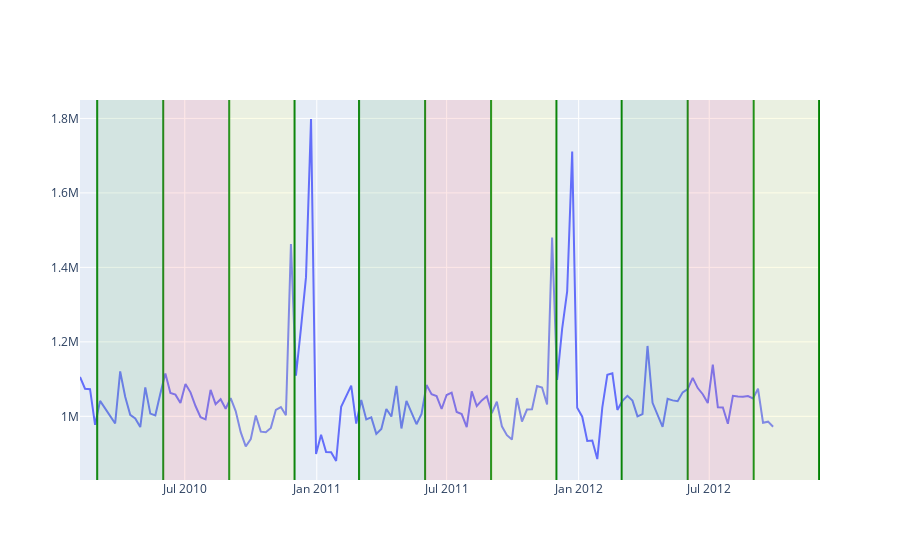

This figure's notebook cell:
### Code cell
fig = go.Figure()    
# fig = ms(specs=[[{'secondary_y': True}]])

fig.add_trace(go.Scatter(x = shop_df.groupby('Date').mean().index, 
                        y = shop_df.groupby('Date').mean()['Weekly_Sales'],
                        mode='lines', 
                        name='Weekly_Sales',)
                        
)

quarter = ['03','06','09','12']
color = ['green', 'red', 'yellow', 'white']
for i in range(len(quarter)):    
    fig.add_shape(type = 'line', x0 = f'2010-{quarter[i]}-01', y0 = 0, x1 = f'2010-{quarter[i]}-01', y1 =1, xref='x', yref='paper',
                  line = {'color' : 'green'})
    fig.add_shape(type = 'rect', x0 = f'2010-{quarter[i]}-01', y0 = 0, x1 = f'2010-{quarter[0] if i//3 == 1 else quarter[i+1]}-01', y1 =1, 
              fillcolor = color[i],opacity = 0.1, line = {'width' : 0}, xref='x',yref='paper')
    
    fig.add_shape(type = 'line', x0 = f'2011-{quarter[i]}-01', y0 = 0, x1 = f'2011-{quarter[i]}-01', y1 =1, xref='x', yref='paper',
                  line = {'color' : 'green'})
    fig.add_shape(type = 'rect', x0 = f'2011-{quarter[i]}-01', y0 = 0, x1 = f'2011-{quarter[0] if i//3 == 1 else quarter[i+1]}-01', y1 =1, 
              fillcolor = color[i],opacity = 0.1, line = {'width' : 0}, xref='x',yref='paper')

    fig.add_shape(type = 'line', x0 = f'2012-{quarter[i]}-01', y0 = 0, x1 = f'2012-{quarter[i]}-01', y1 =1, xref='x', yref='paper',
                  line = {'color' : 'green'})
    fig.add_shape(type = 'rect', x0 = f'2012-{quarter[i]}-01', y0 = 0, x1 = f'2012-{quarter[0] if i//3 == 1 else quarter[i+1]}-01', y1 =1, 
              fillcolor = color[i],opacity = 0.1, line = {'width' : 0}, xref='x',yref='paper')
fig.show()

### Figure 1 — Plotly figure (JSON) as saved in the notebook; plotly's stock layout.template omitted (floating-point values rounded to 4 significant figures; data arrays with more than 128 entries replaced by an {"elided": "..."} marker saying what was removed)
{"data": [{"mode": "lines", "name": "Weekly_Sales", "type": "scatter", "x": {"elided": "139 str values"}, "y": {"elided": "139 float values"}}], "layout": {"shapes": [{"line": {"color": "green"}, "type": "line", "x0": "2010-03-01", "x1": "2010-03-01", "xref": "x", "y0": 0, "y1": 1, "yref": "paper"}, {"fillcolor": "green", "line": {"width": 0}, "opacity": 0.1, "type": "rect", "x0": "2010-03-01", "x1": "2010-06-01", "xref": "x", "y0": 0, "y1": 1, "yref": "paper"}, {"line": {"color": "green"}, "type": "line", "x0": "2011-03-01", "x1": "2011-03-01", "xref": "x", "y0": 0, "y1": 1, "yref": "paper"}, {"fillcolor": "green", "line": {"width": 0}, "opacity": 0.1, "type": "rect", "x0": "2011-03-01", "x1": "2011-06-01", "xref": "x", "y0": 0, "y1": 1, "yref": "paper"}, {"line": {"color": "green"}, "type": "line", "x0": "2012-03-01", "x1": "2012-03-01", "xref": "x", "y0": 0, "y1": 1, "yref": "paper"}, {"fillcolor": "green", "line": {"width": 0}, "opacity": 0.1, "type": "rect", "x0": "2012-03-01", "x1": "2012-06-01", "xref": "x", "y0": 0, "y1": 1, "yref": "paper"}, {"line": {"color": "green"}, "type": "line", "x0": "2010-06-01", "x1": "2010-06-01", "xref": "x", "y0": 0, "y1": 1, "yref": "paper"}, {"fillcolor": "red", "line": {"width": 0}, "opacity": 0.1, "type": "rect", "x0": "2010-06-01", "x1": "2010-09-01", "xref": "x", "y0": 0, "y1": 1, "yref": "paper"}, {"line": {"color": "green"}, "type": "line", "x0": "2011-06-01", "x1": "2011-06-01", "xref": "x", "y0": 0, "y1": 1, "yref": "paper"}, {"fillcolor": "red", "line": {"width": 0}, "opacity": 0.1, "type": "rect", "x0": "2011-06-01", "x1": "2011-09-01", "xref": "x", "y0": 0, "y1": 1, "yref": "paper"}, {"line": {"color": "green"}, "type": "line", "x0": "2012-06-01", "x1": "2012-06-01", "xref": "x", "y0": 0, "y1": 1, "yref": "paper"}, {"fillcolor": "red", "line": {"width": 0}, "opacity": 0.1, "type": "rect", "x0": "2012-06-01", "x1": "2012-09-01", "xref": "x", "y0": 0, "y1": 1, "yref": "paper"}, {"line": {"color": "green"}, "type": "line", "x0": "2010-09-01", "x1": "2010-09-01", "xref": "x", "y0": 0, "y1": 1, "yref": "paper"}, {"fillcolor": "yellow", "line": {"width": 0}, "opacity": 0.1, "type": "rect", "x0": "2010-09-01", "x1": "2010-12-01", "xref": "x", "y0": 0, "y1": 1, "yref": "paper"}, {"line": {"color": "green"}, "type": "line", "x0": "2011-09-01", "x1": "2011-09-01", "xref": "x", "y0": 0, "y1": 1, "yref": "paper"}, {"fillcolor": "yellow", "line": {"width": 0}, "opacity": 0.1, "type": "rect", "x0": "2011-09-01", "x1": "2011-12-01", "xref": "x", "y0": 0, "y1": 1, "yref": "paper"}, {"line": {"color": "green"}, "type": "line", "x0": "2012-09-01", "x1": "2012-09-01", "xref": "x", "y0": 0, "y1": 1, "yref": "paper"}, {"fillcolor": "yellow", "line": {"width": 0}, "opacity": 0.1, "type": "rect", "x0": "2012-09-01", "x1": "2012-12-01", "xref": "x", "y0": 0, "y1": 1, "yref": "paper"}, {"line": {"color": "green"}, "type": "line", "x0": "2010-12-01", "x1": "2010-12-01", "xref": "x", "y0": 0, "y1": 1, "yref": "paper"}, {"fillcolor": "white", "line": {"width": 0}, "opacity": 0.1, "type": "rect", "x0": "2010-12-01", "x1": "2010-03-01", "xref": "x", "y0": 0, "y1": 1, "yref": "paper"}, {"line": {"color": "green"}, "type": "line", "x0": "2011-12-01", "x1": "2011-12-01", "xref": "x", "y0": 0, "y1": 1, "yref": "paper"}, {"fillcolor": "white", "line": {"width": 0}, "opacity": 0.1, "type": "rect", "x0": "2011-12-01", "x1": "2011-03-01", "xref": "x", "y0": 0, "y1": 1, "yref": "paper"}, {"line": {"color": "green"}, "type": "line", "x0": "2012-12-01", "x1": "2012-12-01", "xref": "x", "y0": 0, "y1": 1, "yref": "paper"}, {"fillcolor": "white", "line": {"width": 0}, "opacity": 0.1, "type": "rect", "x0": "2012-12-01", "x1": "2012-03-01", "xref": "x", "y0": 0, "y1": 1, "yref": "paper"}]}}
